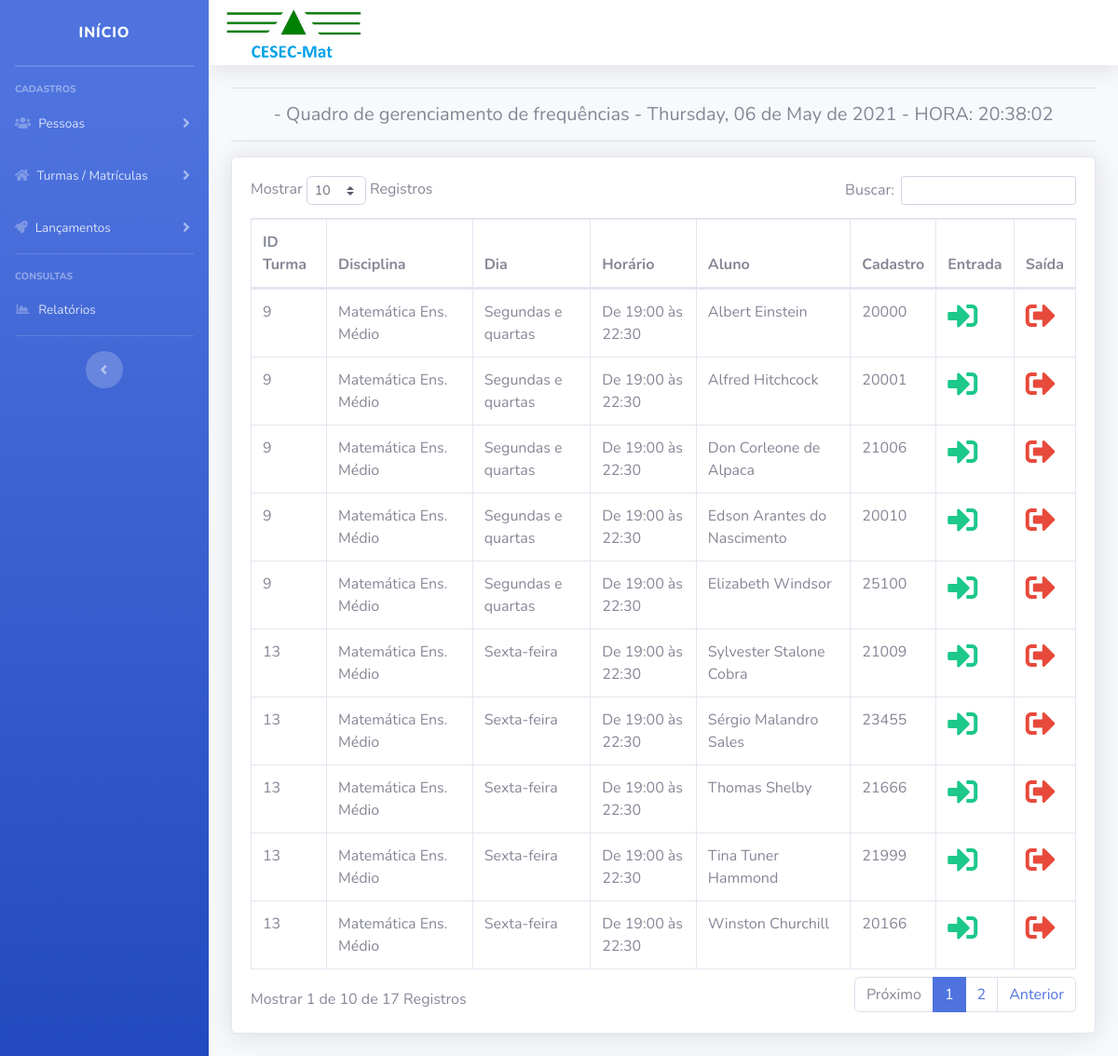
Screenshot of /cesec/painel/index.php?pag=frequencias with the database file from the repository.
### tables this page shows
CREATE TABLE `matriculas` (
  `id` int(11) NOT NULL,
  `turma` int(11) NOT NULL,
  `aluno` int(11) NOT NULL,
  `data` date NOT NULL
);

CREATE TABLE `disciplinas` (
  `id` int(11) NOT NULL,
  `nome` varchar(50) NOT NULL
);

CREATE TABLE `turmas` (
  `id` int(11) NOT NULL,
  `disciplina` int(11) NOT NULL,
  `data_inicio` date DEFAULT NULL,
  `data_final` date DEFAULT NULL,
  `horario` varchar(30) DEFAULT NULL,
  `dia` varchar(30) DEFAULT NULL,
  `ano` int(11) NOT NULL,
  `professor` int(11) NOT NULL,
  `carga_horaria` int(11) NOT NULL
);

CREATE TABLE `alunos` (
  `id` int(11) NOT NULL,
  `nome` varchar(50) NOT NULL,
  `cadastro` varchar(20) NOT NULL,
  `telefone` varchar(20) NOT NULL,
  `email` varchar(50) NOT NULL
);

### cesec/painel/frequencias.php (the view, shortened to what this page needs)
<?php
$pag = "frequencias";
require_once("../conexao.php");
$data_hoje = utf8_encode(strftime('%A, %d de %B de %Y', strtotime('today')));
$hora_hoje = date('H:i:s');
?>
<div class="title" align="center">
<hr>
<h5 text="dark" >- Quadro de gerenciamento de frequências - <?php echo $data_hoje ?> - HORA: <?php echo $hora_hoje ?></h5>
<hr>
</div>
<div class="card shadow mb-4">
<div class="card-body">
			<div class="table-responsive">
				<table class="table table-bordered" id="dataTable" width="100%" cellspacing="0">
					<thead>
						<tr>
							<th>ID Turma</th>
                            <th>Disciplina</th>
                            <th>Dia</th>
                            <th>Horário</th>
							<th>Aluno</th>
                            <th>Cadastro</th>
							<th>Entrada</th>
                            <th>Saída</th>
						</tr>
					</thead>
					<tbody>
			   		<?php
			   		$query = $pdo->query("SELECT * FROM matriculas ");
			   		$res = $query->fetchAll(PDO::FETCH_ASSOC);
                    for ($i=0; $i < count($res); $i++) {
                        $id_aluno = $res[$i]['aluno'];
                        $id_turma = $res[$i]['turma'];
			   		    $query_2 = $pdo->query("SELECT * FROM alunos WHERE id = '$id_aluno' ");
			   		    $res_2 = $query_2->fetchAll(PDO::FETCH_ASSOC);
				  	    $nome_aluno = $res_2[0]['nome'];
                        $cadastro = $res_2[0]['cadastro'];
					    $query_4 = $pdo->query("SELECT * FROM turmas WHERE id = '$id_turma' ");
					    $res_4 = $query_4->fetchAll(PDO::FETCH_ASSOC);
					    $id_disciplina = $res_4[0]['disciplina'];
                        $dia = $res_4[0]['dia'];
                        $horario = $res_4[0]['horario'];
                        $query_5 = $pdo->query("SELECT * FROM disciplinas WHERE id = '$id_disciplina' ");
					    $res_5 = $query_5->fetchAll(PDO::FETCH_ASSOC);
					    $nome_disc = $res_5[0]['nome'];
					    $query_6 = $pdo->query("SELECT * FROM frequencia WHERE aluno = '$id_aluno' and turma = '$id_turma' ");
					    $res_6 = $query_6->fetchAll(PDO::FETCH_ASSOC);
					    $id_freq = $res_6[0]['id'];
				  	?>
				  		<tr>
							<td><?php echo $id_turma ?></td>
							<td><?php echo $nome_disc ?></td>
							<td><?php echo $dia ?></td>
                            <td><?php echo $horario ?></td>
                            <td><?php echo $nome_aluno ?></td>
                            <td><?php echo $cadastro ?></td>
							<td>
					 		<a href="index.php?pag=<?php echo $pag ?>&funcao=entrada&id_freq=<?php echo $id_freq ?>&id_turma=<?php echo $id_turma ?>&id_aluno=<?php echo $id_aluno ?>" class='text-success mr-1' title='Lançar entrada'><i class="fas fa-sign-in-alt fa-2x"></i></i></a>
                            </td>
                            <td>
					 		<a href="index.php?pag=<?php echo $pag ?>&funcao=saida&id_freq=<?php echo $id_freq ?>&id_turma=<?php echo $id_turma ?>&id_aluno=<?php echo $id_aluno ?>" class='text-danger mr-1' title='Lançar saídas'><i class="fas fa-sign-out-alt fa-2x"></i></a>
                            </td>
						</tr>
					<?php } ?>
	 				</tbody>
 				</table>
			</div>
		</div>
  	</div>
</div>
</div>

### rows the page displays
matriculas: turma "9"
disciplinas: nome "Matemática Ens. Médio"
turmas: dia "Segundas e quartas", horario "De 19:00 às 22:30"
alunos: nome "Albert Einstein", cadastro "20000"
matriculas: turma "9"
alunos: nome "Alfred Hitchcock", cadastro "20001"
matriculas: turma "9"
alunos: nome "Don Corleone de Alpaca", cadastro "21006"
matriculas: turma "9"
alunos: nome "Edson Arantes do Nascimento", cadastro "20010"
matriculas: turma "9"
alunos: nome "Elizabeth Windsor", cadastro "25100"
matriculas: turma "13"
turmas: dia "Sexta-feira", horario "De 19:00 às 22:30"
alunos: nome "Sylvester Stalone Cobra", cadastro "21009"
matriculas: turma "13"
alunos: nome "Sérgio Malandro Sales", cadastro "23455"
matriculas: turma "13"
alunos: nome "Thomas Shelby", cadastro "21666"
matriculas: turma "13"
alunos: nome "Tina Tuner Hammond", cadastro "21999"
matriculas: turma "13"
alunos: nome "Winston Churchill", cadastro "20166"

### other values shown
$data_hoje "Thursday, 06 de May de 2021"
